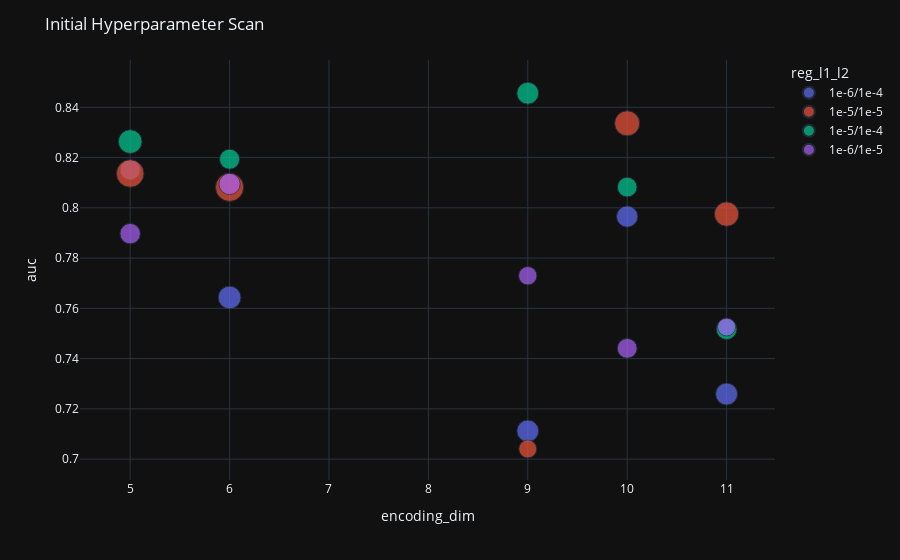
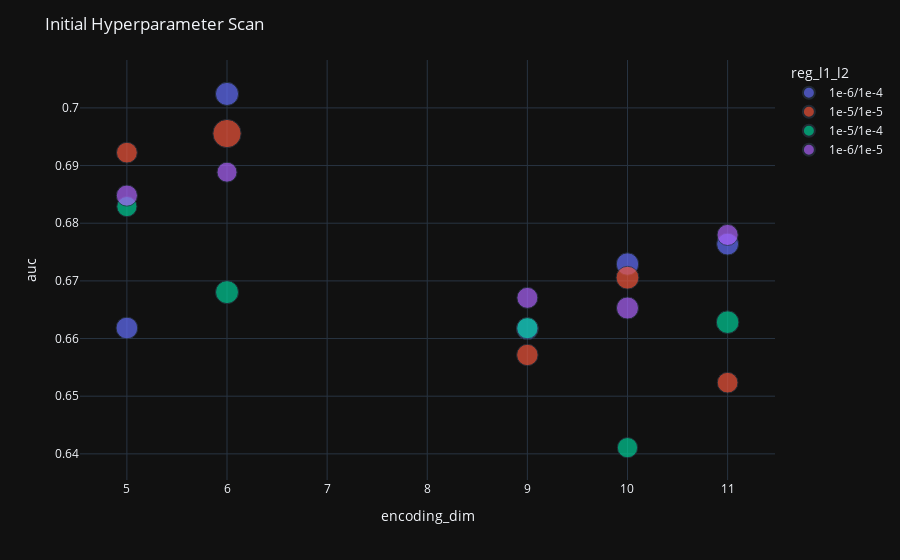

Here is the notebook cell these charts were saved with, in order:
### Code cell
fig = px.scatter(df[df['mjj_cut']==False], y='auc', x='encoding_dim', size='js_div', color='reg_l1_l2', hover_data=['auc', 'js_div', 'l1', 'l2', 'id'])
fig.update_layout(title_text='Initial Hyperparameter Scan')
fig.write_html('results.html')
fig.show('vscode')
fig = px.scatter(df[df['mjj_cut']==True], y='auc', x='encoding_dim', size='js_div', color='reg_l1_l2', hover_data=['auc', 'js_div', 'l1', 'l2', 'id'])
fig.update_layout(title_text='Initial Hyperparameter Scan')
#fig.write_html('results.html')
fig.show('vscode')

### Figure 1 — Plotly figure (JSON) as saved in the notebook; plotly's stock layout.template omitted (floating-point values rounded to 4 significant figures)
{"data": [{"customdata": [[0.03422, 1e-06, 0.0001, "0cb6"], [0.04384, 1e-06, 0.0001, "4a07"], [0.04007, 1e-06, 0.0001, "462d"], [0.03816, 1e-06, 0.0001, "d5ef"], [0.04068, 1e-06, 0.0001, "ca95"]], "hovertemplate": "reg_l1_l2=1e-6/1e-4<br>encoding_dim=%{x}<br>auc=%{y}<br>js_div=%{customdata[0]}<br>l1=%{customdata[1]}<br>l2=%{customdata[2]}<br>id=%{customdata[3]}<extra></extra>", "legendgroup": "1e-6/1e-4", "marker": {"color": "#636efa", "size": [0.03422, 0.04384, 0.04007, 0.03816, 0.04068], "sizemode": "area", "sizeref": 0.0001688, "symbol": "circle"}, "mode": "markers", "name": "1e-6/1e-4", "orientation": "v", "showlegend": true, "type": "scatter", "x": [5, 6, 9, 10, 11], "xaxis": "x", "y": [0.8151, 0.7643, 0.7112, 0.7965, 0.7259], "yaxis": "y"}, {"customdata": [[0.06428, 1e-05, 1e-05, "d9c1"], [0.06751, 1e-05, 1e-05, "0385"], [0.02731, 1e-05, 1e-05, "8bed"], [0.05323, 1e-05, 1e-05, "cba1"], [0.05042, 1e-05, 1e-05, "0436"]], "hovertemplate": "reg_l1_l2=1e-5/1e-5<br>encoding_dim=%{x}<br>auc=%{y}<br>js_div=%{customdata[0]}<br>l1=%{customdata[1]}<br>l2=%{customdata[2]}<br>id=%{customdata[3]}<extra></extra>", "legendgroup": "1e-5/1e-5", "marker": {"color": "#EF553B", "size": [0.06428, 0.06751, 0.02731, 0.05323, 0.05042], "sizemode": "area", "sizeref": 0.0001688, "symbol": "circle"}, "mode": "markers", "name": "1e-5/1e-5", "orientation": "v", "showlegend": true, "type": "scatter", "x": [5, 6, 9, 10, 11], "xaxis": "x", "y": [0.8137, 0.8082, 0.7041, 0.8336, 0.7975], "yaxis": "y"}, {"customdata": [[0.04789, 1e-05, 0.0001, "1eed"], [0.03439, 1e-05, 0.0001, "ca3a"], [0.04039, 1e-05, 0.0001, "6915"], [0.03286, 1e-05, 0.0001, "4b82"], [0.03643, 1e-05, 0.0001, "1c68"]], "hovertemplate": "reg_l1_l2=1e-5/1e-4<br>encoding_dim=%{x}<br>auc=%{y}<br>js_div=%{customdata[0]}<br>l1=%{customdata[1]}<br>l2=%{customdata[2]}<br>id=%{customdata[3]}<extra></extra>", "legendgroup": "1e-5/1e-4", "marker": {"color": "#00cc96", "size": [0.04789, 0.03439, 0.04039, 0.03286, 0.03643], "sizemode": "area", "sizeref": 0.0001688, "symbol": "circle"}, "mode": "markers", "name": "1e-5/1e-4", "orientation": "v", "showlegend": true, "type": "scatter", "x": [5, 6, 9, 10, 11], "xaxis": "x", "y": [0.8264, 0.8193, 0.8456, 0.8082, 0.7517], "yaxis": "y"}, {"customdata": [[0.03542, 1e-06, 1e-05, "f515"], [0.03831, 1e-06, 1e-05, "520d"], [0.02862, 1e-06, 1e-05, "4aa9"], [0.03323, 1e-06, 1e-05, "b2d7"], [0.02744, 1e-06, 1e-05, "18f6"]], "hovertemplate": "reg_l1_l2=1e-6/1e-5<br>encoding_dim=%{x}<br>auc=%{y}<br>js_div=%{customdata[0]}<br>l1=%{customdata[1]}<br>l2=%{customdata[2]}<br>id=%{customdata[3]}<extra></extra>", "legendgroup": "1e-6/1e-5", "marker": {"color": "#ab63fa", "size": [0.03542, 0.03831, 0.02862, 0.03323, 0.02744], "sizemode": "area", "sizeref": 0.0001688, "symbol": "circle"}, "mode": "markers", "name": "1e-6/1e-5", "orientation": "v", "showlegend": true, "type": "scatter", "x": [5, 6, 9, 10, 11], "xaxis": "x", "y": [0.7897, 0.8095, 0.773, 0.7441, 0.7526], "yaxis": "y"}], "layout": {"legend": {"itemsizing": "constant", "title": {"text": "reg_l1_l2"}, "tracegroupgap": 0}, "margin": {"t": 60}, "title": {"text": "Initial Hyperparameter Scan"}, "xaxis": {"anchor": "y", "domain": [0, 1], "title": {"text": "encoding_dim"}}, "yaxis": {"anchor": "x", "domain": [0, 1], "title": {"text": "auc"}}}}

### Figure 2 — Plotly figure (JSON) as saved in the notebook; plotly's stock layout.template omitted (floating-point values rounded to 4 significant figures)
{"data": [{"customdata": [[0.03472, 1e-06, 0.0001, "6653"], [0.03938, 1e-06, 0.0001, "13a5"], [0.0353, 1e-06, 0.0001, "5a71"], [0.03715, 1e-06, 0.0001, "04ec"], [0.03533, 1e-06, 0.0001, "6e2a"]], "hovertemplate": "reg_l1_l2=1e-6/1e-4<br>encoding_dim=%{x}<br>auc=%{y}<br>js_div=%{customdata[0]}<br>l1=%{customdata[1]}<br>l2=%{customdata[2]}<br>id=%{customdata[3]}<extra></extra>", "legendgroup": "1e-6/1e-4", "marker": {"color": "#636efa", "size": [0.03472, 0.03938, 0.0353, 0.03715, 0.03533], "sizemode": "area", "sizeref": 0.0001472, "symbol": "circle"}, "mode": "markers", "name": "1e-6/1e-4", "orientation": "v", "showlegend": true, "type": "scatter", "x": [5, 6, 9, 10, 11], "xaxis": "x", "y": [0.6618, 0.7024, 0.6617, 0.6729, 0.6764], "yaxis": "y"}, {"customdata": [[0.03189, 1e-05, 1e-05, "d5c1"], [0.05886, 1e-05, 1e-05, "bde1"], [0.0338, 1e-05, 1e-05, "2c3f"], [0.03837, 1e-05, 1e-05, "1069"], [0.03166, 1e-05, 1e-05, "de02"]], "hovertemplate": "reg_l1_l2=1e-5/1e-5<br>encoding_dim=%{x}<br>auc=%{y}<br>js_div=%{customdata[0]}<br>l1=%{customdata[1]}<br>l2=%{customdata[2]}<br>id=%{customdata[3]}<extra></extra>", "legendgroup": "1e-5/1e-5", "marker": {"color": "#EF553B", "size": [0.03189, 0.05886, 0.0338, 0.03837, 0.03166], "sizemode": "area", "sizeref": 0.0001472, "symbol": "circle"}, "mode": "markers", "name": "1e-5/1e-5", "orientation": "v", "showlegend": true, "type": "scatter", "x": [5, 6, 9, 10, 11], "xaxis": "x", "y": [0.6922, 0.6955, 0.6571, 0.6706, 0.6523], "yaxis": "y"}, {"customdata": [[0.03002, 1e-05, 0.0001, "9929"], [0.03884, 1e-05, 0.0001, "8f98"], [0.03319, 1e-05, 0.0001, "937f"], [0.03024, 1e-05, 0.0001, "bc41"], [0.03763, 1e-05, 0.0001, "e15b"]], "hovertemplate": "reg_l1_l2=1e-5/1e-4<br>encoding_dim=%{x}<br>auc=%{y}<br>js_div=%{customdata[0]}<br>l1=%{customdata[1]}<br>l2=%{customdata[2]}<br>id=%{customdata[3]}<extra></extra>", "legendgroup": "1e-5/1e-4", "marker": {"color": "#00cc96", "size": [0.03002, 0.03884, 0.03319, 0.03024, 0.03763], "sizemode": "area", "sizeref": 0.0001472, "symbol": "circle"}, "mode": "markers", "name": "1e-5/1e-4", "orientation": "v", "showlegend": true, "type": "scatter", "x": [5, 6, 9, 10, 11], "xaxis": "x", "y": [0.6829, 0.668, 0.6618, 0.6411, 0.6628], "yaxis": "y"}, {"customdata": [[0.03292, 1e-06, 1e-05, "e400"], [0.02969, 1e-06, 1e-05, "32b8"], [0.03247, 1e-06, 1e-05, "aa37"], [0.03584, 1e-06, 1e-05, "24c3"], [0.03295, 1e-06, 1e-05, "0104"]], "hovertemplate": "reg_l1_l2=1e-6/1e-5<br>encoding_dim=%{x}<br>auc=%{y}<br>js_div=%{customdata[0]}<br>l1=%{customdata[1]}<br>l2=%{customdata[2]}<br>id=%{customdata[3]}<extra></extra>", "legendgroup": "1e-6/1e-5", "marker": {"color": "#ab63fa", "size": [0.03292, 0.02969, 0.03247, 0.03584, 0.03295], "sizemode": "area", "sizeref": 0.0001472, "symbol": "circle"}, "mode": "markers", "name": "1e-6/1e-5", "orientation": "v", "showlegend": true, "type": "scatter", "x": [5, 6, 9, 10, 11], "xaxis": "x", "y": [0.6848, 0.6889, 0.6671, 0.6653, 0.678], "yaxis": "y"}], "layout": {"legend": {"itemsizing": "constant", "title": {"text": "reg_l1_l2"}, "tracegroupgap": 0}, "margin": {"t": 60}, "title": {"text": "Initial Hyperparameter Scan"}, "xaxis": {"anchor": "y", "domain": [0, 1], "title": {"text": "encoding_dim"}}, "yaxis": {"anchor": "x", "domain": [0, 1], "title": {"text": "auc"}}}}
